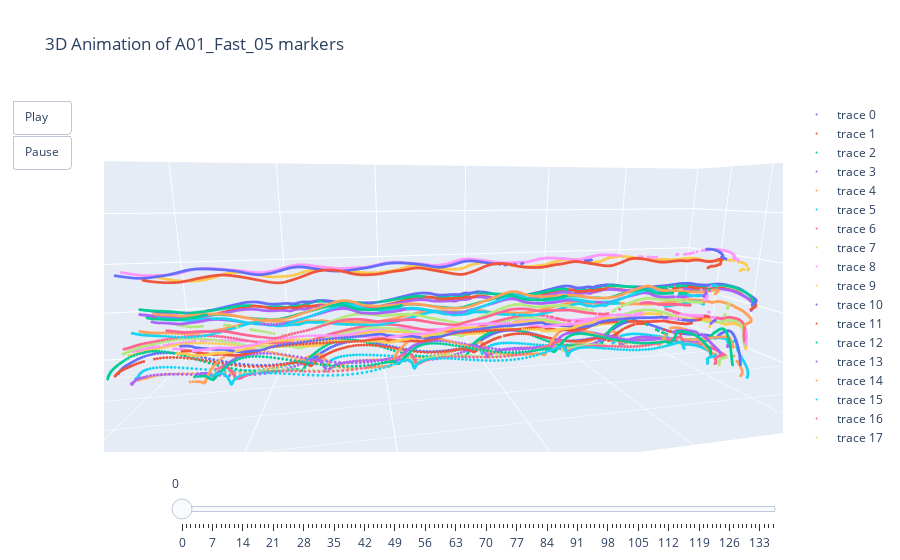

Notebook code cell kept with this figure:
### Code cell
plot_trc(f'trcFiles/{participant_dropdown.value}/{file_dropdown.value}.trc')

### Figure 1 — Plotly figure (JSON) as saved in the notebook; plotly's stock layout.template omitted (floating-point values rounded to 4 significant figures; data arrays with more than 128 entries replaced by an {"elided": "..."} marker saying what was removed)
{"data": [{"marker": {"size": 1}, "mode": "markers", "type": "scatter3d", "x": {"elided": "1365 float values"}, "y": {"elided": "1365 float values"}, "z": {"elided": "1365 float values"}}, {"marker": {"size": 1}, "mode": "markers", "type": "scatter3d", "x": {"elided": "1365 float values"}, "y": {"elided": "1365 float values"}, "z": {"elided": "1365 float values"}}, {"marker": {"size": 1}, "mode": "markers", "type": "scatter3d", "x": {"elided": "1365 float values"}, "y": {"elided": "1365 float values"}, "z": {"elided": "1365 float values"}}, {"marker": {"size": 1}, "mode": "markers", "type": "scatter3d", "x": {"elided": "1365 float values"}, "y": {"elided": "1365 float values"}, "z": {"elided": "1365 float values"}}, {"marker": {"size": 1}, "mode": "markers", "type": "scatter3d", "x": {"elided": "1365 float values"}, "y": {"elided": "1365 float values"}, "z": {"elided": "1365 float values"}}, {"marker": {"size": 1}, "mode": "markers", "type": "scatter3d", "x": {"elided": "1365 float values"}, "y": {"elided": "1365 float values"}, "z": {"elided": "1365 float values"}}, {"marker": {"size": 1}, "mode": "markers", "type": "scatter3d", "x": {"elided": "1365 float values"}, "y": {"elided": "1365 float values"}, "z": {"elided": "1365 float values"}}, {"marker": {"size": 1}, "mode": "markers", "type": "scatter3d", "x": {"elided": "1365 float values"}, "y": {"elided": "1365 float values"}, "z": {"elided": "1365 float values"}}, {"marker": {"size": 1}, "mode": "markers", "type": "scatter3d", "x": {"elided": "1365 float values"}, "y": {"elided": "1365 float values"}, "z": {"elided": "1365 float values"}}, {"marker": {"size": 1}, "mode": "markers", "type": "scatter3d", "x": {"elided": "1365 float values"}, "y": {"elided": "1365 float values"}, "z": {"elided": "1365 float values"}}, {"marker": {"size": 1}, "mode": "markers", "type": "scatter3d", "x": {"elided": "1365 float values"}, "y": {"elided": "1365 float values"}, "z": {"elided": "1365 float values"}}, {"marker": {"size": 1}, "mode": "markers", "type": "scatter3d", "x": {"elided": "1365 float values"}, "y": {"elided": "1365 float values"}, "z": {"elided": "1365 float values"}}, {"marker": {"size": 1}, "mode": "markers", "type": "scatter3d", "x": {"elided": "1365 float values"}, "y": {"elided": "1365 float values"}, "z": {"elided": "1365 float values"}}, {"marker": {"size": 1}, "mode": "markers", "type": "scatter3d", "x": {"elided": "1365 float values"}, "y": {"elided": "1365 float values"}, "z": {"elided": "1365 float values"}}, {"marker": {"size": 1}, "mode": "markers", "type": "scatter3d", "x": {"elided": "1365 float values"}, "y": {"elided": "1365 float values"}, "z": {"elided": "1365 float values"}}, {"marker": {"size": 1}, "mode": "markers", "type": "scatter3d", "x": {"elided": "1365 float values"}, "y": {"elided": "1365 float values"}, "z": {"elided": "1365 float values"}}, {"marker": {"size": 1}, "mode": "markers", "type": "scatter3d", "x": {"elided": "1365 float values"}, "y": {"elided": "1365 float values"}, "z": {"elided": "1365 float values"}}, {"marker": {"size": 1}, "mode": "markers", "type": "scatter3d", "x": {"elided": "1365 float values"}, "y": {"elided": "1365 float values"}, "z": {"elided": "1365 float values"}}, {"marker": {"size": 1}, "mode": "markers", "type": "scatter3d", "x": {"elided": "1365 float values"}, "y": {"elided": "1365 float values"}, "z": {"elided": "1365 float values"}}, {"marker": {"size": 1}, "mode": "markers", "type": "scatter3d", "x": {"elided": "1365 float values"}, "y": {"elided": "1365 float values"}, "z": {"elided": "1365 float values"}}, {"marker": {"size": 1}, "mode": "markers", "type": "scatter3d", "x": {"elided": "1365 float values"}, "y": {"elided": "1365 float values"}, "z": {"elided": "1365 float values"}}, {"marker": {"size": 1}, "mode": "markers", "type": "scatter3d", "x": {"elided": "1365 float values"}, "y": {"elided": "1365 float values"}, "z": {"elided": "1365 float values"}}, {"marker": {"size": 1}, "mode": "markers", "type": "scatter3d", "x": {"elided": "1365 float values"}, "y": {"elided": "1365 float values"}, "z": {"elided": "1365 float values"}}, {"marker": {"size": 1}, "mode": "markers", "type": "scatter3d", "x": {"elided": "1365 float values"}, "y": {"elided": "1365 float values"}, "z": {"elided": "1365 float values"}}, {"marker": {"size": 1}, "mode": "markers", "type": "scatter3d", "x": {"elided": "1365 float values"}, "y": {"elided": "1365 float values"}, "z": {"elided": "1365 float values"}}, {"marker": {"size": 1}, "mode": "markers", "type": "scatter3d", "x": {"elided": "1365 float values"}, "y": {"elided": "1365 float values"}, "z": {"elided": "1365 float values"}}, {"marker": {"size": 1}, "mode": "markers", "type": "scatter3d", "x": {"elided": "1365 float values"}, "y": {"elided": "1365 float values"}, "z": {"elided": "1365 float values"}}, {"marker": {"size": 1}, "mode": "markers", "type": "scatter3d", "x": {"elided": "1365 float values"}, "y": {"elided": "1365 float values"}, "z": {"elided": "1365 float values"}}, {"marker": {"size": 1}, "mode": "markers", "type": "scatter3d", "x": {"elided": "1365 float values"}, "y": {"elided": "1365 float values"}, "z": {"elided": "1365 float values"}}, {"marker": {"size": 1}, "mode": "markers", "type": "scatter3d", "x": {"elided": "1365 float values"}, "y": {"elided": "1365 float values"}, "z": {"elided": "1365 float values"}}, {"marker": {"size": 1}, "mode": "markers", "type": "scatter3d", "x": {"elided": "1365 float values"}, "y": {"elided": "1365 float values"}, "z": {"elided": "1365 float values"}}, {"marker": {"size": 1}, "mode": "markers", "type": "scatter3d", "x": {"elided": "1365 float values"}, "y": {"elided": "1365 float values"}, "z": {"elided": "1365 float values"}}, {"marker": {"size": 1}, "mode": "markers", "type": "scatter3d", "x": {"elided": "1365 float values"}, "y": {"elided": "1365 float values"}, "z": {"elided": "1365 float values"}}, {"marker": {"size": 1}, "mode": "markers", "type": "scatter3d", "x": {"elided": "1365 float values"}, "y": {"elided": "1365 float values"}, "z": {"elided": "1365 float values"}}, {"marker": {"size": 1}, "mode": "markers", "type": "scatter3d", "x": {"elided": "1365 float values"}, "y": {"elided": "1365 float values"}, "z": {"elided": "1365 float values"}}, {"marker": {"size": 1}, "mode": "markers", "type": "scatter3d", "x": {"elided": "1365 float values"}, "y": {"elided": "1365 float values"}, "z": {"elided": "1365 float values"}}], "layout": {"scene": {"aspectratio": {"x": 1, "y": 0.3571, "z": 0.2857}, "camera": {"center": {"x": 0, "y": 0, "z": 0}, "eye": {"x": 0.1, "y": 0.5, "z": 0.1}, "up": {"x": 0, "y": 0, "z": 1}}, "xaxis": {"autorange": false, "range": [-500, 200], "title": {"text": "X Axis"}}, "yaxis": {"autorange": false, "range": [-50, 200], "title": {"text": "Y Axis"}}, "zaxis": {"autorange": false, "range": [0, 200], "title": {"text": "Z Axis"}}}, "sliders": [{"len": 0.9, "steps": [{"args": [["1"], {"frame": {"duration": 0, "redraw": true}, "mode": "immediate"}], "label": "0", "method": "animate"}, {"args": [["11"], {"frame": {"duration": 0, "redraw": true}, "mode": "immediate"}], "label": "1", "method": "animate"}, {"args": [["21"], {"frame": {"duration": 0, "redraw": true}, "mode": "immediate"}], "label": "2", "method": "animate"}, {"args": [["31"], {"frame": {"duration": 0, "redraw": true}, "mode": "immediate"}], "label": "3", "method": "animate"}, {"args": [["41"], {"frame": {"duration": 0, "redraw": true}, "mode": "immediate"}], "label": "4", "method": "animate"}, {"args": [["51"], {"frame": {"duration": 0, "redraw": true}, "mode": "immediate"}], "label": "5", "method": "animate"}, {"args": [["61"], {"frame": {"duration": 0, "redraw": true}, "mode": "immediate"}], "label": "6", "method": "animate"}, {"args": [["71"], {"frame": {"duration": 0, "redraw": true}, "mode": "immediate"}], "label": "7", "method": "animate"}, {"args": [["81"], {"frame": {"duration": 0, "redraw": true}, "mode": "immediate"}], "label": "8", "method": "animate"}, {"args": [["91"], {"frame": {"duration": 0, "redraw": true}, "mode": "immediate"}], "label": "9", "method": "animate"}, {"args": [["101"], {"frame": {"duration": 0, "redraw": true}, "mode": "immediate"}], "label": "10", "method": "animate"}, {"args": [["111"], {"frame": {"duration": 0, "redraw": true}, "mode": "immediate"}], "label": "11", "method": "animate"}, {"args": [["121"], {"frame": {"duration": 0, "redraw": true}, "mode": "immediate"}], "label": "12", "method": "animate"}, {"args": [["131"], {"frame": {"duration": 0, "redraw": true}, "mode": "immediate"}], "label": "13", "method": "animate"}, {"args": [["141"], {"frame": {"duration": 0, "redraw": true}, "mode": "immediate"}], "label": "14", "method": "animate"}, {"args": [["151"], {"frame": {"duration": 0, "redraw": true}, "mode": "immediate"}], "label": "15", "method": "animate"}, {"args": [["161"], {"frame": {"duration": 0, "redraw": true}, "mode": "immediate"}], "label": "16", "method": "animate"}, {"args": [["171"], {"frame": {"duration": 0, "redraw": true}, "mode": "immediate"}], "label": "17", "method": "animate"}, {"args": [["181"], {"frame": {"duration": 0, "redraw": true}, "mode": "immediate"}], "label": "18", "method": "animate"}, {"args": [["191"], {"frame": {"duration": 0, "redraw": true}, "mode": "immediate"}], "label": "19", "method": "animate"}, {"args": [["201"], {"frame": {"duration": 0, "redraw": true}, "mode": "immediate"}], "label": "20", "method": "animate"}, {"args": [["211"], {"frame": {"duration": 0, "redraw": true}, "mode": "immediate"}], "label": "21", "method": "animate"}, {"args": [["221"], {"frame": {"duration": 0, "redraw": true}, "mode": "immediate"}], "label": "22", "method": "animate"}, {"args": [["231"], {"frame": {"duration": 0, "redraw": true}, "mode": "immediate"}], "label": "23", "method": "animate"}, {"args": [["241"], {"frame": {"duration": 0, "redraw": true}, "mode": "immediate"}], "label": "24", "method": "animate"}, {"args": [["251"], {"frame": {"duration": 0, "redraw": true}, "mode": "immediate"}], "label": "25", "method": "animate"}, {"args": [["261"], {"frame": {"duration": 0, "redraw": true}, "mode": "immediate"}], "label": "26", "method": "animate"}, {"args": [["271"], {"frame": {"duration": 0, "redraw": true}, "mode": "immediate"}], "label": "27", "method": "animate"}, {"args": [["281"], {"frame": {"duration": 0, "redraw": true}, "mode": "immediate"}], "label": "28", "method": "animate"}, {"args": [["291"], {"frame": {"duration": 0, "redraw": true}, "mode": "immediate"}], "label": "29", "method": "animate"}, {"args": [["301"], {"frame": {"duration": 0, "redraw": true}, "mode": "immediate"}], "label": "30", "method": "animate"}, {"args": [["311"], {"frame": {"duration": 0, "redraw": true}, "mode": "immediate"}], "label": "31", "method": "animate"}, {"args": [["321"], {"frame": {"duration": 0, "redraw": true}, "mode": "immediate"}], "label": "32", "method": "animate"}, {"args": [["331"], {"frame": {"duration": 0, "redraw": true}, "mode": "immediate"}], "label": "33", "method": "animate"}, {"args": [["341"], {"frame": {"duration": 0, "redraw": true}, "mode": "immediate"}], "label": "34", "method": "animate"}, {"args": [["351"], {"frame": {"duration": 0, "redraw": true}, "mode": "immediate"}], "label": "35", "method": "animate"}, {"args": [["361"], {"frame": {"duration": 0, "redraw": true}, "mode": "immediate"}], "label": "36", "method": "animate"}, {"args": [["371"], {"frame": {"duration": 0, "redraw": true}, "mode": "immediate"}], "label": "37", "method": "animate"}, {"args": [["381"], {"frame": {"duration": 0, "redraw": true}, "mode": "immediate"}], "label": "38", "method": "animate"}, {"args": [["391"], {"frame": {"duration": 0, "redraw": true}, "mode": "immediate"}], "label": "39", "method": "animate"}, {"args": [["401"], {"frame": {"duration": 0, "redraw": true}, "mode": "immediate"}], "label": "40", "method": "animate"}, {"args": [["411"], {"frame": {"duration": 0, "redraw": true}, "mode": "immediate"}], "label": "41", "method": "animate"}, {"args": [["421"], {"frame": {"duration": 0, "redraw": true}, "mode": "immediate"}], "label": "42", "method": "animate"}, {"args": [["431"], {"frame": {"duration": 0, "redraw": true}, "mode": "immediate"}], "label": "43", "method": "animate"}, {"args": [["441"], {"frame": {"duration": 0, "redraw": true}, "mode": "immediate"}], "label": "44", "method": "animate"}, {"args": [["451"], {"frame": {"duration": 0, "redraw": true}, "mode": "immediate"}], "label": "45", "method": "animate"}, {"args": [["461"], {"frame": {"duration": 0, "redraw": true}, "mode": "immediate"}], "label": "46", "method": "animate"}, {"args": [["471"], {"frame": {"duration": 0, "redraw": true}, "mode": "immediate"}], "label": "47", "method": "animate"}, {"args": [["481"], {"frame": {"duration": 0, "redraw": true}, "mode": "immediate"}], "label": "48", "method": "animate"}, {"args": [["491"], {"frame": {"duration": 0, "redraw": true}, "mode": "immediate"}], "label": "49", "method": "animate"}, {"args": [["501"], {"frame": {"duration": 0, "redraw": true}, "mode": "immediate"}], "label": "50", "method": "animate"}, {"args": [["511"], {"frame": {"duration": 0, "redraw": true}, "mode": "immediate"}], "label": "51", "method": "animate"}, {"args": [["521"], {"frame": {"duration": 0, "redraw": true}, "mode": "immediate"}], "label": "52", "method": "animate"}, {"args": [["531"], {"frame": {"duration": 0, "redraw": true}, "mode": "immediate"}], "label": "53", "method": "animate"}, {"args": [["541"], {"frame": {"duration": 0, "redraw": true}, "mode": "immediate"}], "label": "54", "method": "animate"}, {"args": [["551"], {"frame": {"duration": 0, "redraw": true}, "mode": "immediate"}], "label": "55", "method": "animate"}, {"args": [["561"], {"frame": {"duration": 0, "redraw": true}, "mode": "immediate"}], "label": "56", "method": "animate"}, {"args": [["571"], {"frame": {"duration": 0, "redraw": true}, "mode": "immediate"}], "label": "57", "method": "animate"}, {"args": [["581"], {"frame": {"duration": 0, "redraw": true}, "mode": "immediate"}], "label": "58", "method": "animate"}, {"args": [["591"], {"frame": {"duration": 0, "redraw": true}, "mode": "immediate"}], "label": "59", "method": "animate"}, {"args": [["601"], {"frame": {"duration": 0, "redraw": true}, "mode": "immediate"}], "label": "60", "method": "animate"}, {"args": [["611"], {"frame": {"duration": 0, "redraw": true}, "mode": "immediate"}], "label": "61", "method": "animate"}, {"args": [["621"], {"frame": {"duration": 0, "redraw": true}, "mode": "immediate"}], "label": "62", "method": "animate"}, {"args": [["631"], {"frame": {"duration": 0, "redraw": true}, "mode": "immediate"}], "label": "63", "method": "animate"}, {"args": [["641"], {"frame": {"duration": 0, "redraw": true}, "mode": "immediate"}], "label": "64", "method": "animate"}, {"args": [["651"], {"frame": {"duration": 0, "redraw": true}, "mode": "immediate"}], "label": "65", "method": "animate"}, {"args": [["661"], {"frame": {"duration": 0, "redraw": true}, "mode": "immediate"}], "label": "66", "method": "animate"}, {"args": [["671"], {"frame": {"duration": 0, "redraw": true}, "mode": "immediate"}], "label": "67", "method": "animate"}, {"args": [["681"], {"frame": {"duration": 0, "redraw": true}, "mode": "immediate"}], "label": "68", "method": "animate"}, {"args": [["691"], {"frame": {"duration": 0, "redraw": true}, "mode": "immediate"}], "label": "69", "method": "animate"}, {"args": [["701"], {"frame": {"duration": 0, "redraw": true}, "mode": "immediate"}], "label": "70", "method": "animate"}, {"args": [["711"], {"frame": {"duration": 0, "redraw": true}, "mode": "immediate"}], "label": "71", "method": "animate"}, {"args": [["721"], {"frame": {"duration": 0, "redraw": true}, "mode": "immediate"}], "label": "72", "method": "animate"}, {"args": [["731"], {"frame": {"duration": 0, "redraw": true}, "mode": "immediate"}], "label": "73", "method": "animate"}, {"args": [["741"], {"frame": {"duration": 0, "redraw": true}, "mode": "immediate"}], "label": "74", "method": "animate"}, {"args": [["751"], {"frame": {"duration": 0, "redraw": true}, "mode": "immediate"}], "label": "75", "method": "animate"}, {"args": [["761"], {"frame": {"duration": 0, "redraw": true}, "mode": "immediate"}], "label": "76", "method": "animate"}, {"args": [["771"], {"frame": {"duration": 0, "redraw": true}, "mode": "immediate"}], "label": "77", "method": "animate"}, {"args": [["781"], {"frame": {"duration": 0, "redraw": true}, "mode": "immediate"}], "label": "78", "method": "animate"}, {"args": [["791"], {"frame": {"duration": 0, "redraw": true}, "mode": "immediate"}], "label": "79", "method": "animate"}, {"args": [["801"], {"frame": {"duration": 0, "redraw": true}, "mode": "immediate"}], "label": "80", "method": "animate"}, {"args": [["811"], {"frame": {"duration": 0, "redraw": true}, "mode": "immediate"}], "label": "81", "method": "animate"}, {"args": [["821"], {"frame": {"duration": 0, "redraw": true}, "mode": "immediate"}], "label": "82", "method": "animate"}, {"args": [["831"], {"frame": {"duration": 0, "redraw": true}, "mode": "immediate"}], "label": "83", "method": "animate"}, {"args": [["841"], {"frame": {"duration": 0, "redraw": true}, "mode": "immediate"}], "label": "84", "method": "animate"}, {"args": [["851"], {"frame": {"duration": 0, "redraw": true}, "mode": "immediate"}], "label": "85", "method": "animate"}, {"args": [["861"], {"frame": {"duration": 0, "redraw": true}, "mode": "immediate"}], "label": "86", "method": "animate"}, {"args": [["871"], {"frame": {"duration": 0, "redraw": true}, "mode": "immediate"}], "label": "87", "method": "animate"}, {"args": [["881"], {"frame": {"duration": 0, "redraw": true}, "mode": "immediate"}], "label": "88", "method": "animate"}, {"args": [["891"], {"frame": {"duration": 0, "redraw": true}, "mode": "immediate"}], "label": "89", "method": "animate"}, {"args": [["901"], {"frame": {"duration": 0, "redraw": true}, "mode": "immediate"}], "label": "90", "method": "animate"}, {"args": [["911"], {"frame": {"duration": 0, "redraw": true}, "mode": "immediate"}], "label": "91", "method": "animate"}, {"args": [["921"], {"frame": {"duration": 0, "redraw": true}, "mode": "immediate"}], "label": "92", "method": "animate"}, {"args": [["931"], {"frame": {"duration": 0, "redraw": true}, "mode": "immediate"}], "label": "93", "method": "animate"}, {"args": [["941"], {"frame": {"duration": 0, "redraw": true}, "mode": "immediate"}], "label": "94", "method": "animate"}, {"args": [["951"], {"frame": {"duration": 0, "redraw": true}, "mode": "immediate"}], "label": "95", "method": "animate"}, {"args": [["961"], {"frame": {"duration": 0, "redraw": true}, "mode": "immediate"}], "label": "96", "method": "animate"}, {"args": [["971"], {"frame": {"duration": 0, "redraw": true}, "mode": "immediate"}], "label": "97", "method": "animate"}, {"args": [["981"], {"frame": {"duration": 0, "redraw": true}, "mode": "immediate"}], "label": "98", "method": "animate"}, {"args": [["991"], {"frame": {"duration": 0, "redraw": true}, "mode": "immediate"}], "label": "99", "method": "animate"}, {"args": [["1001"], {"frame": {"duration": 0, "redraw": true}, "mode": "immediate"}], "label": "100", "method": "animate"}, {"args": [["1011"], {"frame": {"duration": 0, "redraw": true}, "mode": "immediate"}], "label": "101", "method": "animate"}, {"args": [["1021"], {"frame": {"duration": 0, "redraw": true}, "mode": "immediate"}], "label": "102", "method": "animate"}, {"args": [["1031"], {"frame": {"duration": 0, "redraw": true}, "mode": "immediate"}], "label": "103", "method": "animate"}, {"args": [["1041"], {"frame": {"duration": 0, "redraw": true}, "mode": "immediate"}], "label": "104", "method": "animate"}, {"args": [["1051"], {"frame": {"duration": 0, "redraw": true}, "mode": "immediate"}], "label": "105", "method": "animate"}, {"args": [["1061"], {"frame": {"duration": 0, "redraw": true}, "mode": "immediate"}], "label": "106", "method": "animate"}, {"args": [["1071"], {"frame": {"duration": 0, "redraw": true}, "mode": "immediate"}], "label": "107", "method": "animate"}, {"args": [["1081"], {"frame": {"duration": 0, "redraw": true}, "mode": "immediate"}], "label": "108", "method": "animate"}, {"args": [["1091"], {"frame": {"duration": 0, "redraw": true}, "mode": "immediate"}], "label": "109", "method": "animate"}, {"args": [["1101"], {"frame": {"duration": 0, "redraw": true}, "mode": "immediate"}], "label": "110", "method": "animate"}, {"args": [["1111"], {"frame": {"duration": 0, "redraw": true}, "mode": "immediate"}], "label": "111", "method": "animate"}, {"args": [["1121"], {"frame": {"duration": 0, "redraw": true}, "mode": "immediate"}], "label": "112", "method": "animate"}, {"args": [["1131"], {"frame": {"duration": 0, "redraw": true}, "mode": "immediate"}], "label": "113", "method": "animate"}, {"args": [["1141"], {"frame": {"duration": 0, "redraw": true}, "mode": "immediate"}], "label": "114", "method": "animate"}, {"args": [["1151"], {"frame": {"duration": 0, "redraw": true}, "mode": "immediate"}], "label": "115", "method": "animate"}, {"args": [["1161"], {"frame": {"duration": 0, "redraw": true}, "mode": "immediate"}], "label": "116", "method": "animate"}, {"args": [["1171"], {"frame": {"duration": 0, "redraw": true}, "mode": "immediate"}], "label": "117", "method": "animate"}, {"args": [["1181"], {"frame": {"duration": 0, "redraw": true}, "mode": "immediate"}], "label": "118", "method": "animate"}, {"args": [["1191"], {"frame": {"duration": 0, "redraw": true}, "mode": "immediate"}], "label": "119", "method": "animate"}, {"args": [["1201"], {"frame": {"duration": 0, "redraw": true}, "mode": "immediate"}], "label": "120", "method": "animate"}, {"args": [["1211"], {"frame": {"duration": 0, "redraw": true}, "mode": "immediate"}], "label": "121", "method": "animate"}, {"args": [["1221"], {"frame": {"duration": 0, "redraw": true}, "mode": "immediate"}], "label": "122", "method": "animate"}, {"args": [["1231"], {"frame": {"duration": 0, "redraw": true}, "mode": "immediate"}], "label": "123", "method": "animate"}, {"args": [["1241"], {"frame": {"duration": 0, "redraw": true}, "mode": "immediate"}], "label": "124", "method": "animate"}, {"args": [["1251"], {"frame": {"duration": 0, "redraw": true}, "mode": "immediate"}], "label": "125", "method": "animate"}, {"args": [["1261"], {"frame": {"duration": 0, "redraw": true}, "mode": "immediate"}], "label": "126", "method": "animate"}, {"args": [["1271"], {"frame": {"duration": 0, "redraw": true}, "mode": "immediate"}], "label": "127", "method": "animate"}, {"args": [["1281"], {"frame": {"duration": 0, "redraw": true}, "mode": "immediate"}], "label": "128", "method": "animate"}, {"args": [["1291"], {"frame": {"duration": 0, "redraw": true}, "mode": "immediate"}], "label": "129", "method": "animate"}, {"args": [["1301"], {"frame": {"duration": 0, "redraw": true}, "mode": "immediate"}], "label": "130", "method": "animate"}, {"args": [["1311"], {"frame": {"duration": 0, "redraw": true}, "mode": "immediate"}], "label": "131", "method": "animate"}, {"args": [["1321"], {"frame": {"duration": 0, "redraw": true}, "mode": "immediate"}], "label": "132", "method": "animate"}, {"args": [["1331"], {"frame": {"duration": 0, "redraw": true}, "mode": "immediate"}], "label": "133", "method": "animate"}, {"args": [["1341"], {"frame": {"duration": 0, "redraw": true}, "mode": "immediate"}], "label": "134", "method": "animate"}, {"args": [["1351"], {"frame": {"duration": 0, "redraw": true}, "mode": "immediate"}], "label": "135", "method": "animate"}, {"args": [["1361"], {"frame": {"duration": 0, "redraw": true}, "mode": "immediate"}], "label": "136", "method": "animate"}], "transition": {"duration": 0}, "x": 0.1}], "title": {"text": "3D Animation of A01_Fast_05 markers"}, "updatemenus": [{"buttons": [{"args": [null, {"frame": {"duration": 80, "redraw": true}, "fromcurrent": true}], "label": "Play", "method": "animate"}, {"args": [[null], {"frame": {"duration": 0, "redraw": false}, "mode": "immediate"}], "label": "Pause", "method": "animate"}], "showactive": false, "type": "buttons"}]}}
